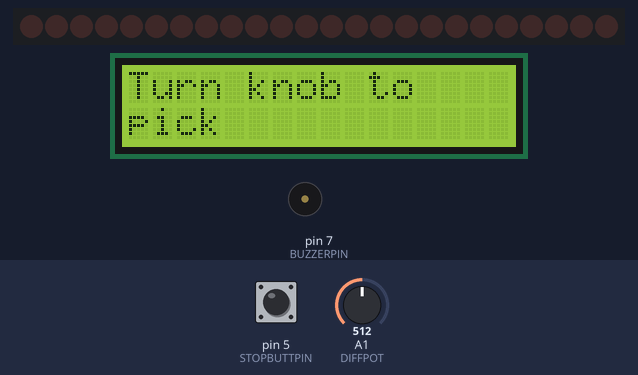
This program was run on a simulated Arduino Nano, built with avr-gcc and run on an emulated ATmega328P. Parts: 24 shift-register outputs drawn as a row of LEDs (first output left, lit = HIGH), 16×2 character LCD, buzzer (waves = sounding). Wiring (inferred from the names in the program): 3 × shift register (74HC595): data pin 0; shift clock pin 10; latch pin 1. Wiring (inferred from the signals the program sends): row of LEDs: on Q0, Q1, Q2, Q3, Q4, Q5, Q6, Q7, Q8, Q9, Q10, Q11, Q12, Q13, Q14, Q15, Q16, Q17, Q18, Q19, Q20, Q21, Q22, Q23. Inputs (shaded band) come from the test bench; at power-on: pin 5 (STOPBUTTPIN) HIGH, A1 (DIFFPOT) = 512. Random numbers use the default seed unless the program sets one.

Above: at 1.32 s.
1.8 s: pin 5 (STOPBUTTPIN) pulled LOW for 3.2 s
At 3.2 s:
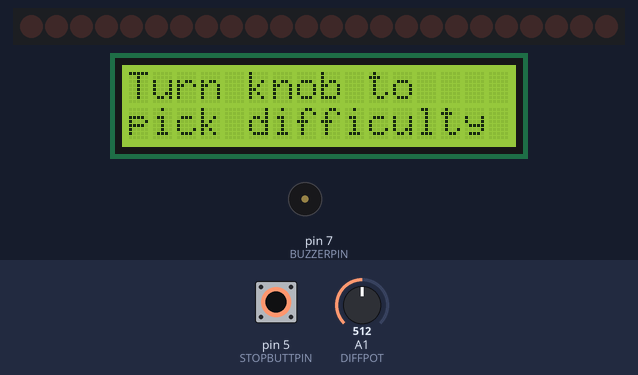
At 8.0 s:
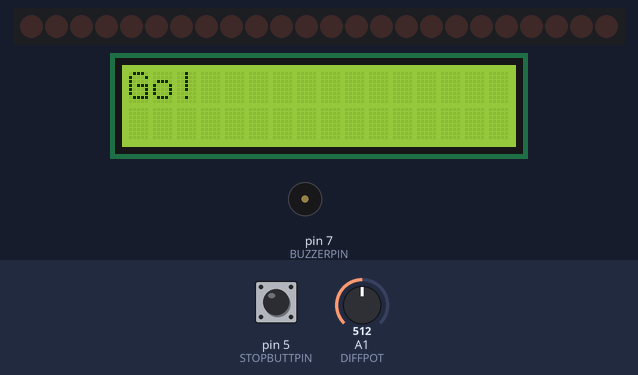
Timing chart, 0 to 9.5 s (numbered marks = the images above; inputs shaded):
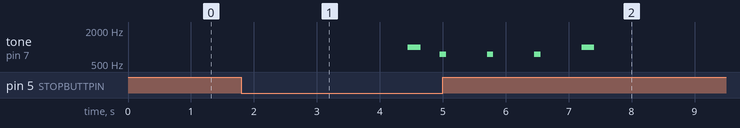

Measured:
- after the input at 1.8 s, tone on pin 7 (BUZZERPIN): plays 1000 Hz for 0.20 s, 750 Hz for 0.10 s, 750 Hz for 0.10 s, 750 Hz for 0.10 s, 1000 Hz for 0.20 s, starting after 2.6 s
- what the display in image 1 shows lasts 2.1 s, from 1.8 s to 3.9 s
- what the display in image 2 shows lasts 1.0 s, from 7.2 s to 8.2 s

The program:

main.cpp
```cpp
/* ----------------------------

WHEEL OF FORTUNE GAME v0.2

Made by Grayson Camara
Oct. 2025 - Dec. 2025

----------------------------

Please uncomment the line that corresponds to the board you're using, for pin mappings:

//-----------------------*/
//#define ARDUINO_UNO
#define ATTINY84
//-----------------------*/

//libaries, object definitions, function declarations
#include <LiquidCrystal_I2C.h>
#include "Ext_Functions/Encourager.cpp"
#include "Ext_Functions/SlideText/SlideText.h"
#include "Ext_Functions/Wait/Wait.h"

LiquidCrystal_I2C display(0x27, 16, 2);
Encourager encourage(display);

void wait(int dur);
void diffSelect();
void cycleLEDs();
int randomGen();

#ifdef ATTINY84
  //pin definitions (ATTinyCore Arduino pin numbers)
  constexpr int DATAPIN = 0;
  constexpr int CLKPIN = 10;
  constexpr int LATCHPIN = 1;
  constexpr int STOPBUTTPIN = 5;
  constexpr int BUZZERPIN = 7;
  constexpr int RESETPIN = 8;
  constexpr int DIFFPOT = A1;

#elif defined(ARDUINO_UNO)
  //pin definitions (Arduino Uno pin numbers)
  constexpr int DATAPIN = 12;
  constexpr int CLKPIN = 11;
  constexpr int LATCHPIN = 10;
  constexpr int STOPBUTTPIN = 13;
  constexpr int BUZZERPIN = 7;
  constexpr int RESETPIN = 8;
  constexpr int DIFFPOT = A3;
#else
  #error "Please define pin mappings for your board."
#endif

//lcd char definitions
constexpr byte blockIndex = 0;
byte blockArr[8] {
  0b11111,
  0b11111,
  0b11111,
  0b11111,
  0b11111,
  0b11111,
  0b11111,
  0b11111,
};

//general variables
int diffLvl;
bool stopButt;
// LEDs are tracked by index instead of by bitmask, prevents wrap bugs
constexpr int LED_COUNT = 24;
constexpr int WIN_INDEX = 15;
int currentLEDIndex = 0;
unsigned int score = 0;
bool superHard = false;

void setup() {
  delay(200);
  randomSeed(analogRead(DIFFPOT));

  //shift register setup
  pinMode(DATAPIN, OUTPUT);
  pinMode(LATCHPIN, OUTPUT);
  pinMode(CLKPIN, OUTPUT);

  //other component setup
  pinMode(STOPBUTTPIN, INPUT_PULLUP);
  pinMode(BUZZERPIN, OUTPUT);
  pinMode(RESETPIN, OUTPUT);

  //display setup
  display.init();
  delay(100);
  display.createChar(blockIndex, blockArr);
  delay(50);
  display.backlight();
  delay(50);
  display.setCursor(0, 0);
  delay(50);

  //sliding text setup
  SlideText::setDisplay(display);
}


void loop() {
  //-------DIFFICULTY SELECT-----------------------------------------------

  SlideText::slideText("Turn knob to");
  display.setCursor(0, 1);
  SlideText::slideText("pick difficulty");
  wait(2000);
  display.clear();

  display.setCursor(0, 0);
  SlideText::slideText("Difficulty:");

  do {
    stopButt = (digitalRead(STOPBUTTPIN) == LOW);
    diffSelect();
  } while(!stopButt);

  display.clear();
  tone(BUZZERPIN, 1000, 200); //beep to confirm selection
  wait(500);

  //-------GAME INTRO------------------------------------------------------

  display.setCursor(0, 0);
  display.print("Ready?");

  for (int i = 0; i < 3; i++) {
    tone(BUZZERPIN, 750, 100);
    wait(750);
  }

  display.clear();
  display.print("Go!");
  tone(BUZZERPIN, 1000, 200);

  //prepare for game start
  delay(1000);
  display.clear();

  //-------GAME START------------------------------------------------------

  display.setCursor(0, 0);
  display.print("Score: ");   //set score display to 0
  display.setCursor(7, 0);
  display.print(score);

  while(score < 10) {   //score checking/led cycle loop
    cycleLEDs();
    encourage.update();

    //check for score increment
    if((currentLEDIndex == WIN_INDEX) && stopButt) {
      score++;

      if(score == 3 || score == 7) encourage.start(1); //write message on line 1, not line 0

      tone(BUZZERPIN, 2000, 50);

      //print score to display
      display.setCursor(0, 0);
      display.print("Score: ");
      display.print(score);

      // Wait for button release to stop multiple increments
      while(stopButt) {
        stopButt = (digitalRead(STOPBUTTPIN) == LOW);
        delay(10);
      }
    }
  }

  //-------GAME END--------------------------------------------------------

  display.clear();
  display.setCursor(0, 0);
  display.print("Wow, great job!");
  display.setCursor(0, 1);
  display.print("See you later...");

  //win song
  tone(BUZZERPIN, 523, 150);
  delay(100);
  tone(BUZZERPIN, 659, 150);
  delay(100);
  tone(BUZZERPIN, 784, 150);
  delay(100);
  tone(BUZZERPIN, 1046, 300);
  delay(1000);

  display.clear();

  //Reset Arduino
  digitalWrite(RESETPIN, HIGH);
}


//select difficulty and display on 7-seg
void diffSelect() {
  int rawVal = analogRead(DIFFPOT);
  diffLvl = map(rawVal, 0, 1023, 1, 16);
  display.setCursor(0, 1);

  static int lastDiffLvl = -1;
  // Only redraw the difficulty row when the value actually changes to avoid flicker

  if(diffLvl == lastDiffLvl) return;
  lastDiffLvl = diffLvl;

  (diffLvl > 14) ? superHard = true : superHard = false;

  if(superHard) {
    // write the first three characters as blocks
    for(int i = 0; i < 3; i++) {
      display.setCursor(i, 1);
      display.write((byte)blockIndex);
    }

    // print the "SUPER HARD" text starting at column 3
    display.setCursor(3, 1);
    display.print("SUPER HARD");

    // write the last three characters as blocks
    for(int i = 13; i < 16; i++) {
      display.setCursor(i, 1);
      display.write(byte(blockIndex));
    }

    return;
  }

  // non-superHard: draw the bar from column 0
  display.setCursor(0, 1);
  for(int i = 0; i < 16; i++) {
    if(i < diffLvl) {
      display.write(byte(blockIndex));
    } else {
      display.print(" ");
    }
  }
}

//cycle through LEDs based on difficulty setting
void cycleLEDs() {
  stopButt = (digitalRead(STOPBUTTPIN) == LOW);
  static bool scrollReverse = false;

  //make things harder if player says so
  if(superHard) {
    int eventDecision = random(0, 10);

    if(eventDecision == 7) scrollReverse = !scrollReverse;
    if(eventDecision < 2) wait(100); //20% chance to throw off player's timing
  }

  if(!stopButt) {
    if(scrollReverse) {
      currentLEDIndex = (currentLEDIndex + LED_COUNT - 1) % LED_COUNT;
    } else {
      currentLEDIndex = (currentLEDIndex + 1) % LED_COUNT;
    }

  } else if (stopButt && (currentLEDIndex != WIN_INDEX)) {
      // While the button is held (active-low), show a random LED to give feedback.
      while(digitalRead(STOPBUTTPIN) == LOW) {
        currentLEDIndex = randomGen();

        // Update the displays immediately to show the random LED while the button is still pressed
        uint32_t tempLED = (1UL << currentLEDIndex);
        byte l = tempLED & 0xFF;
        byte m = (tempLED >> 8) & 0xFF;
        byte h = (tempLED >> 16) & 0xFF;
        digitalWrite(LATCHPIN, LOW);
        shiftOut(DATAPIN, CLKPIN, LSBFIRST, l);
        shiftOut(DATAPIN, CLKPIN, LSBFIRST, m);
        shiftOut(DATAPIN, CLKPIN, LSBFIRST, h);
        digitalWrite(LATCHPIN, HIGH);

        wait(5); // looks like random data (cool)
      }
  }

  //int split for shiftOut()
  uint32_t currentLED = (1UL << currentLEDIndex);
  byte lowByte = currentLED & 0xFF;
  byte midByte = (currentLED >> 8) & 0xFF;
  byte highByte = (currentLED >> 16) & 0xFF;

  //write led patterns to shift registers
  digitalWrite(LATCHPIN, LOW);
  shiftOut(DATAPIN, CLKPIN, LSBFIRST, lowByte);
  shiftOut(DATAPIN, CLKPIN, LSBFIRST, midByte);
  shiftOut(DATAPIN, CLKPIN, LSBFIRST, highByte);
  digitalWrite(LATCHPIN, HIGH);

  (!superHard) ? wait(200 - (diffLvl * 10)) : wait(50); //delay based on difficulty
}

//random number generator that avoids winning position
int randomGen() {
  int idx = random(0, LED_COUNT);
  while(idx == WIN_INDEX) {
    idx = random(0, LED_COUNT);
  }
  return idx;
}
```

Encourager.cpp
```cpp
#include <Arduino.h>
#include <LiquidCrystal_I2C.h>
#include "Ext_Functions/Wait/Wait.h"

class Encourager {
  private:
    LiquidCrystal_I2C &_lcd;
    int _line;
    unsigned long _preTime;
    unsigned long _duration = 3000; //duration in ms to show message
    bool _running = false;

  public:
    Encourager(LiquidCrystal_I2C &lcd) : _lcd(lcd) {};

      /**
       * @brief Start showing a random encourager message on the LCD.
       * @param line The LCD line to print to (default 0).
       */
      void start(int line = 0) {
        _line = line;
        int message = random(0, 10);

        _lcd.setCursor(0, line);

        switch (message) {
          case 0: _lcd.print("Good!"); break;
          case 1: _lcd.print("Nice!"); break;
          case 2: _lcd.print("Great Job!"); break;
          case 3: _lcd.print("Not bad!"); break;
          case 4: _lcd.print("Cool!"); break;
          case 5: _lcd.print("I could do that!"); break;
          case 6: _lcd.print("Wow!"); break;
          case 7: _lcd.print("So Graceful!"); break;
          case 8: _lcd.print("Excellent!"); break;
          case 9: _lcd.print("What Timing!"); break;
          }

          _preTime = millis();
          _running = true;
          return;
      };

      /**
       * @brief Update the Encourager state; should be called frequently.
       */
      void update() {
        if (!_running) return;

        if(millis() - _preTime > _duration) {
        _lcd.setCursor(0, _line);
        _lcd.print("                ");}
        _running = false;

        return;
      };
};
```

SlideText.cpp
```cpp
#include <Arduino.h>
#include <LiquidCrystal_I2C.h>
#include "SlideText.h"

namespace SlideText {
    static LiquidCrystal_I2C* lcd = nullptr;

    void setDisplay(LiquidCrystal_I2C& _lcd) {
        lcd = &_lcd;
    }

    void slideText(const char* txt) {
        if(!lcd || !txt) return;

        unsigned long preTime;

        for(unsigned int i = 0; txt[i] != '\0'; i++) {
            lcd->print(txt[i]);

            preTime = millis();
            while(millis() - preTime < 50) {}
        }
    }
}
```

SlideText.h
```cpp
#pragma once
#include <LiquidCrystal_I2C.h>

namespace SlideText{
    /**
     * @brief Set the LCD display to use for sliding text.
     * @param _lcd Reference to the LiquidCrystal_I2C display object.
     */
    void setDisplay(LiquidCrystal_I2C& _lcd);

    /**
     * @brief Slide text onto the LCD display one character at a time.
     * @param txt The text to slide onto the display.
     */
    void slideText(const char* txt);
}
```

Wait.cpp
```cpp
#include "Wait.h"

void wait(int dur) {
  unsigned long preTime = millis();

  while(millis() - preTime < (unsigned long)dur) {}

  return;
}
```

Wait.h
```cpp
#pragma once
#include <Arduino.h>

/**
 * @brief non-blocking delay
 * @param dur Duration to wait in milliseconds
 */
void wait(int dur);
```
